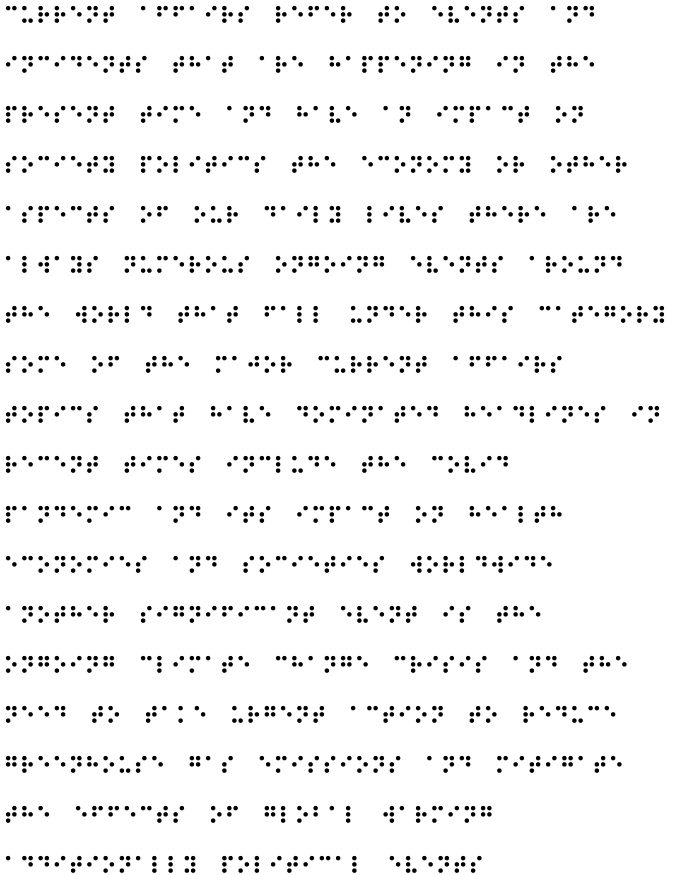
#> input picture Braille/sample.png, 2700 x 3500 px (shown at 1/4 size)
$ python Main.py
#> lines starting #> are read from the running program, lines starting #| are printed output that depends on the picture; after the words box and inside, x2 and y2 are one past the last pixel; in counts of white or black regions, pixels touching at a corner belong together
import cv2 as cv
import numpy as np
import copy as cp
# Braille Key

brkey = {
    (1, 0, 0, 0, 0, 0): 'a',
    (1, 1, 0, 0, 0, 0): 'b',
    (1, 0, 0, 1, 0, 0): 'c',
    (1, 0, 0, 1, 1, 0): 'd',
    (1, 0, 0, 0, 1, 0): 'e',
    (1, 1, 0, 1, 0, 0): 'f',
    (1, 1, 0, 1, 1, 0): 'g',
    (1, 1, 0, 0, 1, 0): 'h',
    (0, 1, 0, 1, 0, 0): 'i',
    (0, 1, 0, 1, 1, 0): 'j',
    (1, 0, 1, 0, 0, 0): 'k',
    (1, 1, 1, 0, 0, 0): 'l',
    (1, 0, 1, 1, 0, 0): 'm',
    (1, 0, 1, 1, 1, 0): 'n',
    (0, 0, 0, 1, 0, 1): 'n',
    (1, 0, 1, 0, 1, 0): 'o',
    (1, 1, 1, 1, 0, 0): 'p',
    (1, 1, 1, 1, 1, 0): 'q',
    (1, 1, 1, 0, 1, 0): 'r',
    (0, 1, 1, 1, 0, 0): 's',
    (0, 1, 1, 1, 1, 0): 't',
    (1, 0, 1, 0, 0, 1): 'u',
    (1, 1, 1, 0, 0, 1): 'v',
    (0, 1, 0, 1, 1, 1): 'w',
    (1, 0, 1, 1, 0, 1): 'x',
    (1, 0, 1, 1, 1, 1): 'y',
    (1, 0, 1, 0, 1, 1): 'z',
    (0, 0, 0, 0, 0, 0): ' ',
}
#Calculating Rows


def calculate_row(label):
    Rows = []
    rows = []
    cell = []
    count = 0

    for i in range(label.shape[0]):
        a = label[i,:]

        if np.all(a == 0):
            continue

        if np.all(label[i-1,:] == 0):
            cell.append(i)

        if np.all(label[i+1,:] == 0):
            count += 1
            cell.append(i)
            rows.append(cell)
            cell = []

        if count == 3:
            count = 0
            Rows.append(rows)
            rows = []
    return Rows
# Colume Counting

def count_mycolumn(Image):
        cell=[]
        col=[]
        for i in range(Image.shape[1]):
          if np.all(Image[:,i]==0):
            if np.all(Image[:,i-1]==0):
              continue
            else:
              cell.append(i)
              col.append(cell)
              cell=[]

          else:

              if np.all(Image[:,i-1]==0):
                  if len(col)!=0:
                      a=col[-1]
                      b=i-a[1]
                      if (b>30) and (b<60):
                        x=c=a[1]-a[0]
                        cell.append(a[1]+1)
                        cell.append(a[1]+x+1)
                        col.append(cell)
                        cell=[]
                      elif b>120:
                        x=c=a[1]-a[0]
                        cell.append(a[1]+1)
                        cell.append(a[1]+x+1)
                        col.append(cell)
                        cell=[]
                        x=c=a[1]-a[0]
                        cell.append(a[1]+1)
                        cell.append(a[1]+x+1)
                        col.append(cell)
                        cell=[]
                        cell.append(i-1)
                        cell.append(a[1]-1-x)
                        col.append(cell)
                        cell=[]
                      elif (b>80):
                        x=c=a[1]-a[0]
                        cell.append(a[1]+1)
                        cell.append(a[1]+x+1)
                        col.append(cell)
                        cell=[]
                        cell.append(i-1)
                        cell.append(a[1]-1-x)
                        col.append(cell)
                        cell=[]
                  cell.append(i)
        return col
# Finding Braille Matrix


def Decode_matrix(rows,column,image):
    cell=[]
    decode=[]
    count=0
    for i in rows:
       for j in column:
            for k in i:
                count+=1
                if np.all(image[k[0]:k[1],j[0]:j[1]]==0):
                    cell.append(0)
                else:
                   cell.append(1)
                if count==6:
                    decode.append(cell)
                    count=0
                    cell=[]
    return decode
# Converting To string

def convertingtostr(matrix):
  for i in matrix:
    if np.sum(i)==1:
      print('a',end='')
    else:
      print(brkey[tuple(i)],end='')
def main():
    image = cv.imread('sample.png', 0)
#> image: shape (3500, 2700); values 10 (black) and 255 (white), 95.8% white; 1553 black regions, largest, box (x1, y1, x2, y2) and area: (23, 23, 42, 42) 253, (48, 23, 67, 42) 253, (88, 23, 107, 42) 253
    image=255-image
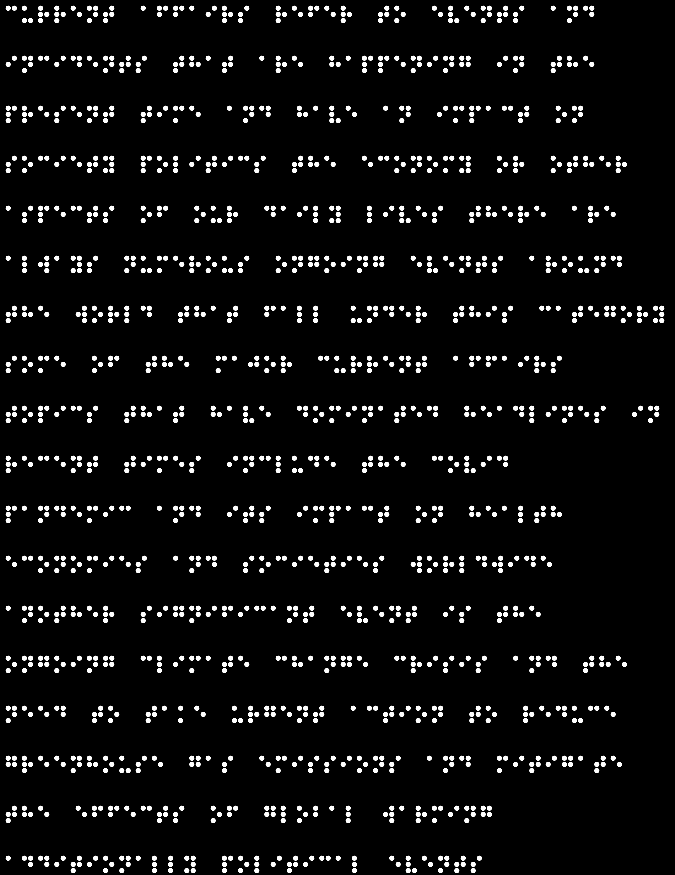
#> image: shape (3500, 2700) (shown at 1/4 size); values 0 (black) and 245 (white), 4.2% white; 1553 white regions, largest, box (x1, y1, x2, y2) and area: (23, 23, 42, 42) 253, (48, 23, 67, 42) 253, (88, 23, 107, 42) 253
    _, image = cv.threshold(image, 127, 255, 0)

    row=calculate_row(image)
#> after the loop in calculate_row, `for i in range(label.shape[0]):`: Rows = 18 items; count = 0; rows = []
#> row = 18 items
    count=0
    for i in row:
      a=i[0]
      b=i[-1]
      img=cp.copy(image[a[0]-2:b[1]+2,:])
      row2=calculate_row(img)
      col=count_mycolumn(img)
      count+=1
      if count==7:
        None
      decoded=Decode_matrix(row2,col,img)
      convertingtostr(decoded)
      print(' ')
#> this loop made 18 passes
#> i on passes 1 to 12: [[23, 41], [48, 66], [73, 91]], [[223, 241], [248, 266], [273, 291]], [[423, 441], [448, 466], [473, 491]], [[623, 641], [648, 666], [673, 691]], [[823, 841], [848, 866], [873, 891]], [[1023, 1041], [1048, 1066], [1073, 1091]], [[1223, 1241], [1248, 1266], [1273, 1291]], [[1423, 1441], [1448, 1466], [1473, 1491]], [[1623, 1641], [1648, 1666], [1673, 1691]], [[1823, 1841], [1848, 1866], [1873, 1891]], [[2023, 2041], [2048, 2066], [2073, 2091]], [[2223, 2241], [2248, 2266], [2273, 2291]]
#| current affairs refer to events and
#| incidents that are happening in the
#| present time and have an impact on
#| society politics the economy or other
#| aspects of our daily lives there are
#| always numerous ongoing events around
#| the world that fall under this category
#| some of the major current affairs
#> (further printed lines are left out)
#> after the loop, count = 18

if __name__ == "__main__":
    main()
